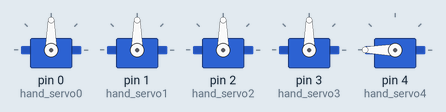
Bench run of a sketch on a simulated Arduino Uno, built with avr-gcc and run on an emulated ATmega328P. Shown: 5 × servo.

Above: at 0.1 s.
At 2.1 s:
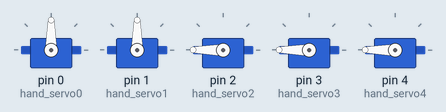
At 4.1 s:
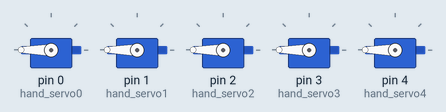
At 8.1 s:
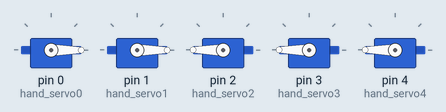
At 12.1 s:
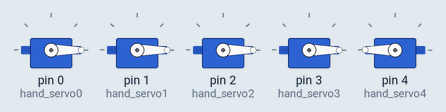
At 17.1 s:
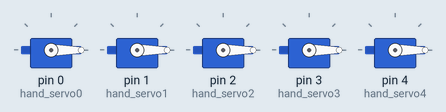
Timing chart, 0 to 18.6 s (numbered marks = the images above):
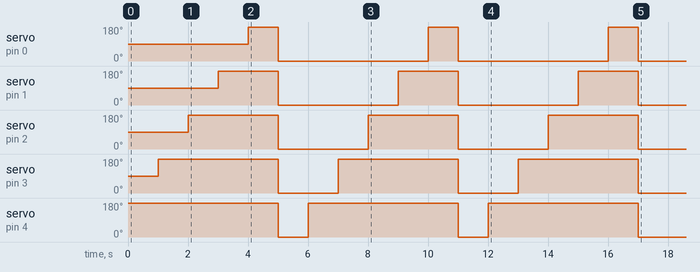

The sketch:

counting.ino
```cpp
#include <Servo.h>


Servo hand_servo0;
Servo hand_servo1;
Servo hand_servo2;
Servo hand_servo3;
Servo hand_servo4;  // create servo object to control a servo
                // a maximum of eight servo objects can be created

int pos0, pos1, pos2, pos3, pos4 = 0;    // variable to store the servo position

void setup()
{
  hand_servo0.attach(0);
  hand_servo1.attach(1);
  hand_servo2.attach(2);
  hand_servo3.attach(3);
  hand_servo4.attach(4);  // attaches the servo on pin 9 to the servo object
  for (int x = 0; x < 3; x++)
    {
      hand_servo4.write(180);
      delay(1000);
      hand_servo3.write(180);
      delay(1000);
      hand_servo2.write(180);
      delay(1000);
      hand_servo1.write(180);
      delay(1000);
      hand_servo0.write(180);
      delay(1000);
      hand_servo4.write(0);
      hand_servo3.write(0);
      hand_servo2.write(0);
      hand_servo1.write(0);
      hand_servo0.write(0);
      delay(1000);
}
}
void loop()
{

}

/*
void loop()   // count up loop
{
    for (int x = 0; x = 3; x++)
    {
      hand_servo4.write(180);
      delay(1000);
      hand_servo3.write(180);
      delay(1000);
      hand_servo2.write(180);
      delay(1000);
      hand_servo1.write(180);
      delay(1000);
      hand_servo0.write(180);
      delay(1000);
      hand_servo4.write(0);
      hand_servo3.write(0);
      hand_servo2.write(0);
      hand_servo1.write(0);
      hand_servo0.write(0);
      delay(1000);
    }
}
*/
/*
void loop()
{
  for(pos = 0; pos < 180; pos += 1)  // goes from 0 degrees to 180 degrees
  {                                  // in steps of 1 degree
    hand_servo4.write(pos);              // tell servo to go to position in variable 'pos'
    hand_servo2.write(pos);
    hand_servo0.write(pos);
    delay(15);                       // waits 15ms for the servo to reach the position
  }
  for(pos = 180; pos>=1; pos-=1)     // goes from 180 degrees to 0 degrees
  {
    hand_servo4.write(pos);              // tell servo to go to position in variable 'pos'
    hand_servo2.write(pos);
    hand_servo0.write(pos);
    delay(15);                       // waits 15ms for the servo to reach the position
  }
}

*/
```
